Frame 1 (no input): blank canvas, image omitted
Frame 60 (the mouse pressed at the canvas centre just before this capture): blank canvas, image omitted
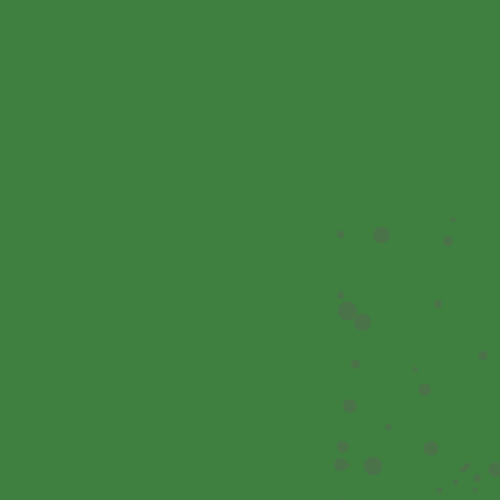
Frame 120 (the mouse held since frame 60 and released just before this capture)

The Processing sketch whose frames 1 and 60 were blank and that drew this single picture after the mouse press (run headless with seeded random() and noise(); from frame 60 on, the mouse is pressed at the canvas centre):

// Processing sketch: sketch_mar29b_Classes_1000array_gravity
// ── sketch_mar29b_Classes_1000array_gravity.pde
/* OpenProcessing Tweak of *@*http://www.openprocessing.org/sketch/26030*@* */
/* !do not delete the line above, required for linking your tweak if you upload again */
Circle[] circles; 
//declares array
//starts with capital letter
int numbercircles = 10000;
int onct = 0;

void setup() {
  size(500, 500);
  smooth();
  colorMode(HSB, 360, 100, 100);
  circles = new Circle[numbercircles]; //make 1000 places for objects
  for (int i = 0; i < numbercircles; i++) {
    circles[i] = new Circle(random(50, width), random(100, width), random(20));
  }
}

void draw() {
  background(120, 50, 50, 5);
  noStroke();
  fill(302, 98, random(99), 25);
  for (int i=0; i< circles.length; i++) {
    circles[i].display();
    circles[i].move();
  }
}

class Circle {
  float x, y, vx, vy, gravity, friction, diameter, directionx, directiony; // fields
  boolean on = false;


  //constructor
  Circle(float xpos, float ypos, float dia) {
    x = xpos;
    y = ypos;
    directionx = 1;
    directiony = 1;
    vy = -.3;
    vx = 2;
    diameter = dia;
    gravity = .02;
    friction = .3;
  }


  //methods
  void display() {
    if (on) {
      ellipse(x, y, diameter, diameter);
    }
  }


  void move() {
    vy += gravity;
    vx += .02;
    x += vx; // same as x + vx = x
    y += vy;

    if (y > height) {
      y = height;
      vy = -vy;
    }
    //  println("velocityY " + vy);
    if (y < 0) {
      vy = -vy;

      vy *= friction; //same as vy * friction = vy
    }

    if (x>width) {
      x=width;
      vx = -vx;
    }
    //println("velocityX " + vx);

    if (x<0) {
      x=0;
      vx = -vx;
    }
  }
}


void mousePressed() {
  if (onct<=numbercircles) {
    for (int i=0; i<30; i++) {
      circles[onct].on = true;
      onct++;
    }
  }
}
